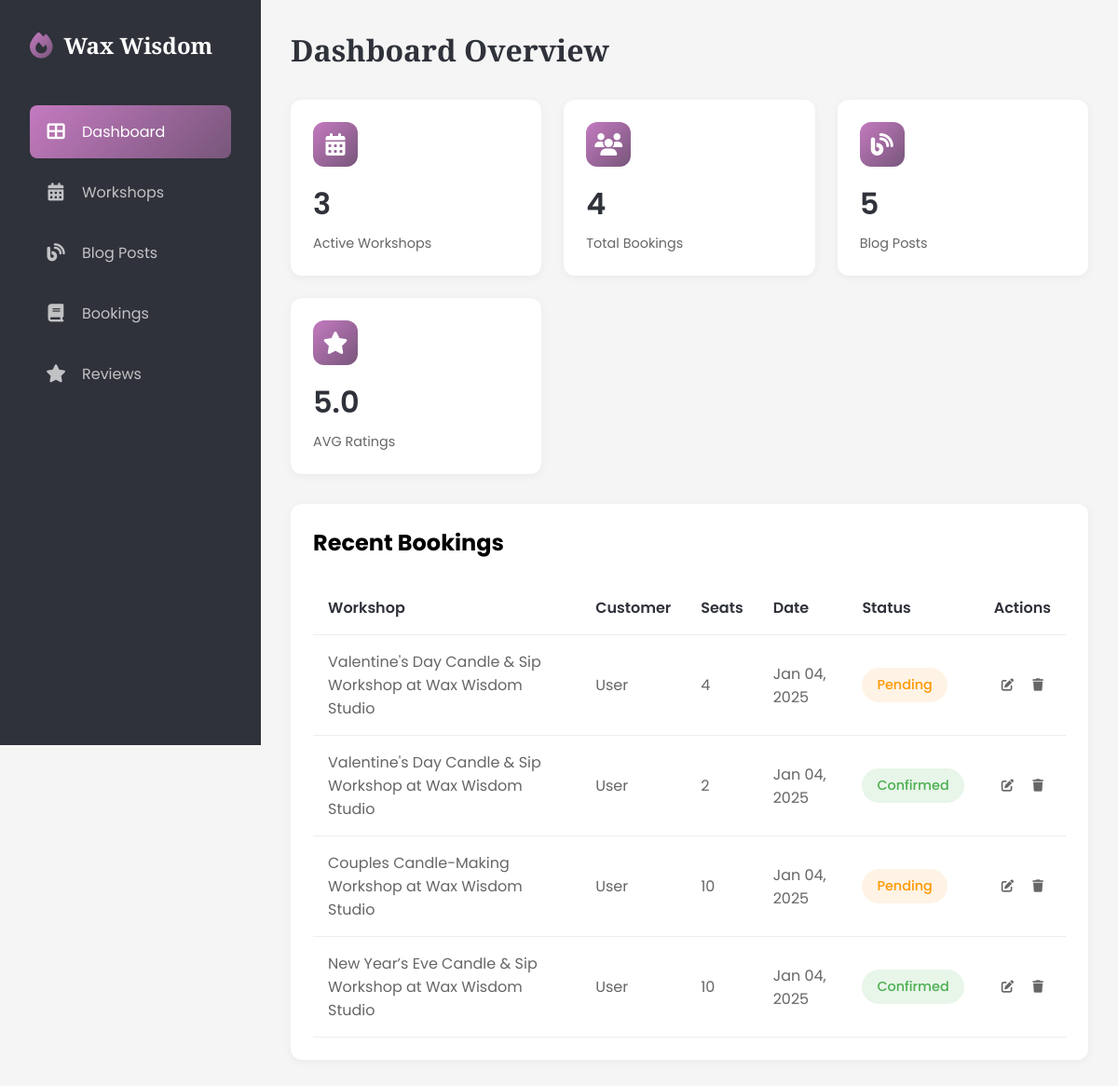
The app's page /dashboard/ (signed in), older data.
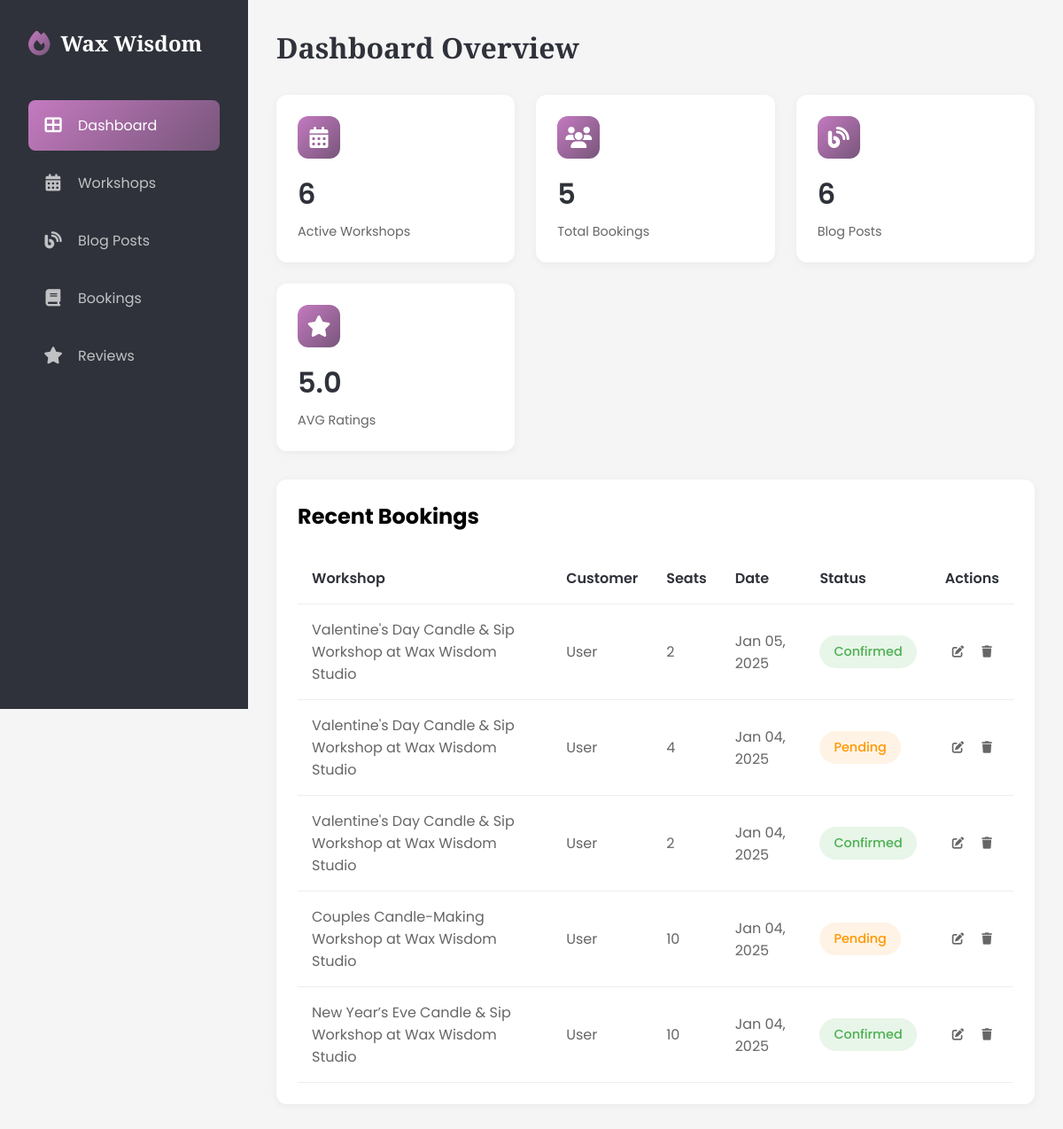
The same page, newer data.
### candle/models.py (models this page shows, shortened)
class Booking(models.Model):
    STATUS_CHOICES = [
        ('confirmed', 'Confirmed'),
        ('pending', 'Pending'),
        ('cancelled', 'Cancelled'),
    ]
    user = models.ForeignKey(User, on_delete=models.CASCADE, related_name='bookings', related_query_name='booking')
    workshop = models.ForeignKey(CandleWorkshop, on_delete=models.CASCADE, related_name='bookings', related_query_name='booking')
    booking_date = models.DateTimeField(auto_now_add=True)
    number_of_seats = models.IntegerField()
    status = models.CharField(
        max_length=10,
        choices=STATUS_CHOICES,
        default='pending'
    )
    class Meta:
        ordering = ['-booking_date']

class CandleWorkshop(models.Model):
    title = models.CharField(max_length=255)
    description = models.TextField()
    duration = models.FloatField(
        help_text='Duration of the workshop in hours (e.g., 1.5 for 1.5 hours)'
    )
    thumbnail = models.ImageField(
        upload_to='workshop_thumbnails/',
        null=True,
        blank=True,
        help_text='Featured image for the workshop',
        storage=RawMediaCloudinaryStorage()
    )
    date = models.DateField()
    time = models.TimeField()
    price = models.DecimalField(max_digits=10, decimal_places=2)
    capacity = models.IntegerField()
    class Meta:
        ordering = ("-date",)

### candle/views.py (the view)
# urls.py: path("",DashboardView.as_view(),name="dashboard")
class DashboardView(LoginRequiredMixin,TemplateView):
    template_name = "candle/dashboard/home.html"
    def get_context_data(self, **kwargs):
        context = super().get_context_data(**kwargs)
        user = self.request.user
        context["active_menu"] = "dashboard"
        if user.is_superuser:
            context['recent_bookings'] = Booking.objects.all()[:6]
            context['active_workshops'] = CandleWorkshop.objects.count()
            context['total_bookings'] = Booking.objects.count()
            context['total_blog_posts'] = Blogpost.objects.count()
            context['average_rating'] = Review.get_average_rating()
        else:
            context['recent_bookings'] = Booking.objects.filter(user=user)[:6]
            context['total_bookings'] = Booking.objects.filter(user=user).count()
            context['total_blog_posts'] = Blogpost.objects.filter(author=user).count()
            context['average_rating'] = Review.get_average_rating(user=user)
        return context

### candle/context_processors.py (called while the page is built)
def company_info(request):
    config = {
        "latest_blogs":Blogpost.objects.all()[:6],
        "latest_workshops":CandleWorkshop.objects.all()[:6]
    }
    try:
        config.update(Config.objects.first().as_dict())
    except Exception as e:
        pass
    return config

### candle/models.py (called while the page is built)
    def as_dict(self):
        return {
            'site_name': self.site_name or '',
            'site_title': self.site_title or '',
            "about_us": self.about_us or '',
            'site_description': self.site_description or '',
            'facebook_url': self.facebook_url or '',
            'instagram_url': self.instagram_url or '',
            "pinterest_url": self.pinterest_url or ""
        }

    @classmethod
    def get_average_rating(cls, user=None):
        reviews = cls.objects.all()
        if user:
            reviews = reviews.filter(user=user)
        avg_rating = reviews.aggregate(models.Avg('rating'))['rating__avg']
        return round(avg_rating, 1) if avg_rating else 0

### candle/templates/candle/dashboard/home.html (shortened to what this page needs)
{% extends 'candle/dashboard/base.html' %}
{% block content %}
<main class="main-content">
    <div class="page-header">
        <h1 class="page-title">Dashboard Overview</h1>
    </div>
    <div class="dashboard-grid">
        {% if user.is_superuser %}
        <div class="stat-card">
            <div class="stat-header">
                <div class="stat-icon">
                    <i class="fas fa-calendar-alt"></i>
                </div>
            </div>
            <div class="stat-value">{{active_workshops}}</div>
            <div class="stat-label">Active Workshops</div>
        </div>
        {% endif %}
        <div class="stat-card">
            <div class="stat-header">
                <div class="stat-icon">
                    <i class="fas fa-users"></i>
                </div>
            </div>
            <div class="stat-value">{{total_bookings}}</div>
            <div class="stat-label">{% if not user.is_superuser %}My {% endif %}Total Bookings</div>
        </div>
        <div class="stat-card">
            <div class="stat-header">
                <div class="stat-icon">
                    <i class="fas fa-blog"></i>
                </div>
            </div>
            <div class="stat-value">{{total_blog_posts}}</div>
            <div class="stat-label">{% if not user.is_superuser %}My {% endif %} Blog Posts</div>
        </div>
        <div class="stat-card">
            <div class="stat-header">
                <div class="stat-icon">
                    <i class="fas fa-star"></i>
                </div>
            </div>
            <div class="stat-value">{{average_rating}}</div>
            <div class="stat-label">AVG Ratings{% if not user.is_superuser %} I’ve Given{% endif %}</div>
        </div>
    </div>
    <div class="table-container">
        <div class="table-header">
            <h2>Recent Bookings</h2>
        </div>
        {% if not recent_bookings %}
        <div class="empty-state">
            <i class="fas fa-calendar-xmark"></i>
            <p>No Recent Bookings</p>
            <span>New bookings will appear here</span>
        </div>
        {% else %}
        <table>
            <thead>
                <tr>
                    <th>Workshop</th>
                    {% if user.is_superuser %}
                    <th>Customer</th>
                    {% endif %}
                    <th>Seats</th>
                    <th>Date</th>
                    <th>Status</th>
                    <th>Actions</th>
                </tr>
            </thead>
            <tbody>
                {% for booking in recent_bookings %}
                    <tr>
                        <td>{{booking.workshop.title}}</td>
                        {% if user.is_superuser %}
                        <td>{{booking.user.get_full_name|default:"User"}}</td>
                        {% endif %}
                        <td>{{booking.number_of_seats}}</td>
                        <td>{{booking.booking_date|date:"M d, Y"}}</td>
                        <td><span class="status status-{{booking.status}}">{{booking.get_status_display}}</span></td>
                        <td>
                            <button class="action-btn" onclick="openBookingModal({{booking.id}})"><i class="fas fa-edit"></i></button>
                            <form method="post" action="{% url 'candle:delete_bookings' booking.id %}" class="delete-form">
                                <button type="submit" class="action-btn">
                                    <i class="fas fa-trash"></i>
                                </button>
                            </form>
                        </td>
                    </tr>
                {% endfor %}
            </tbody>
        </table>
        {% endif %}
    </div>
</main>
{% endblock content %}

Row changes from the older to the newer data that the page shows:
added Booking: workshop "Valentine's Day Candle & Sip Workshop at Wax Wisdom Studio", user.get_full_name "User", number_of_seats "2", booking_date "Jan 05, 2025", status "Confirmed"
Text that changed along with them:
{{ active_workshops }}: "3" → "6"
{{ total_bookings }}: "4" → "5"
{{ total_blog_posts }}: "5" → "6"
